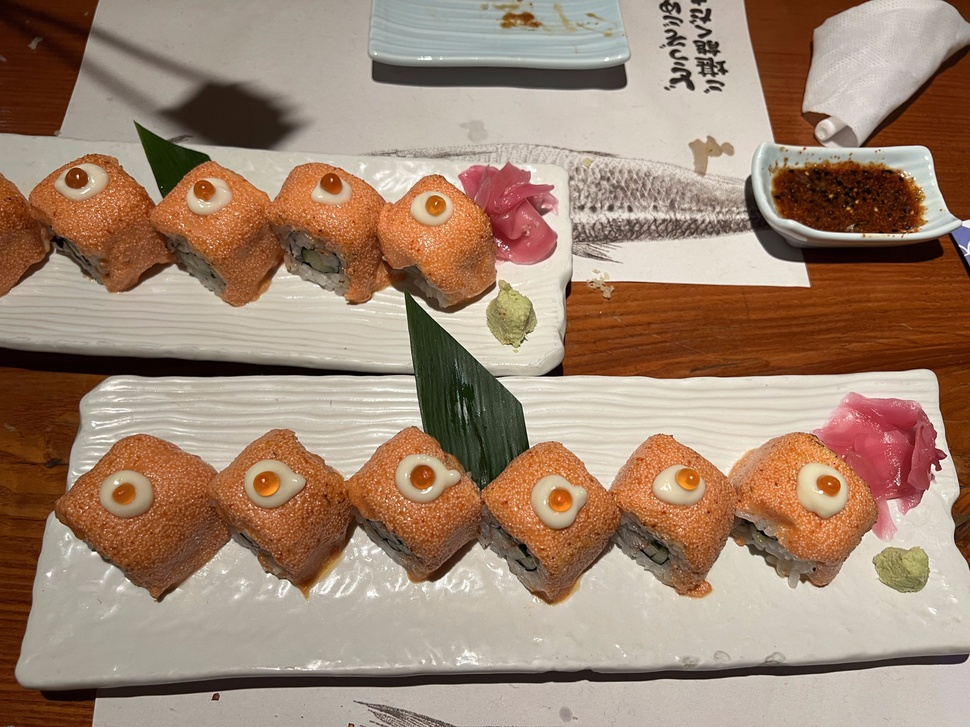
#> input picture image.jpg, 970 x 727 px, shrunk from 4032 x 3024 before the run
$ python pca.py
#> lines starting #> are read from the running program, lines starting #| are printed output that depends on the picture
#Have a .jpg file named "image" or edit line 8 for the appropriate file, in the same directory as this file.
import cv2
import numpy as np
import matplotlib.pyplot as plt
from sklearn.decomposition import PCA

#When image is read, it's in BGR form, convert it to RGB. Then print out the original image
img = cv2.cvtColor(cv2.imread("image.jpg"), cv2.COLOR_BGR2RGB)
print(img.shape)
#| (727, 970, 3)
plt.imshow(img)
plt.show()

#Splitting the 3D array into 3 2D arrays. Each 2D array stores rows x columns, entry is the value ranging from [0,255] of the color
r, g, b = cv2.split(img)
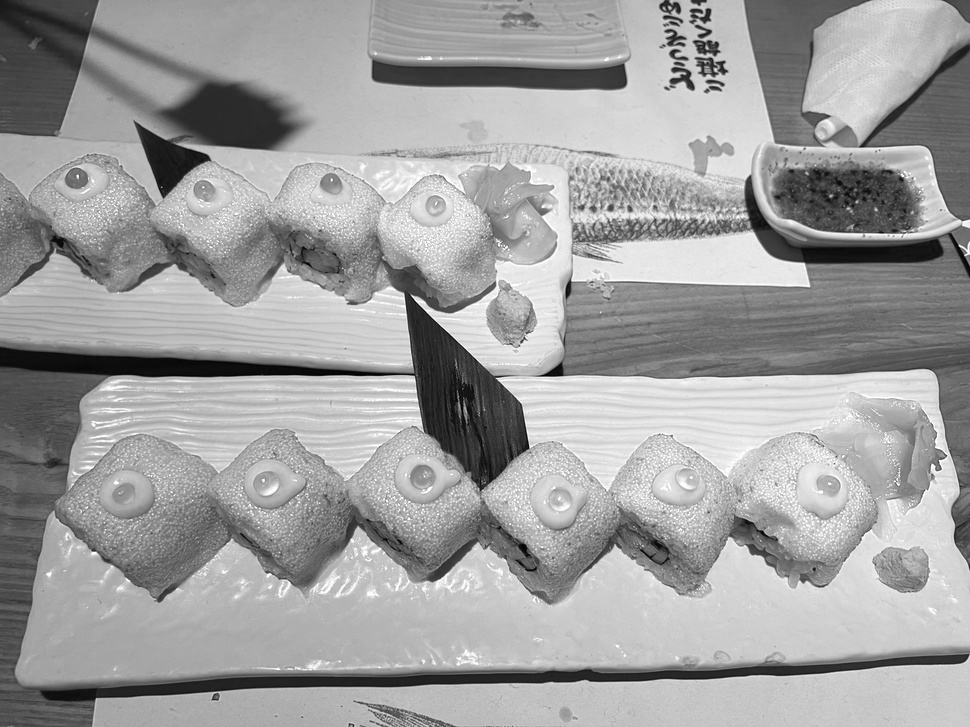
#> r: shape (727, 970); min 0, max 255, mean 159.2
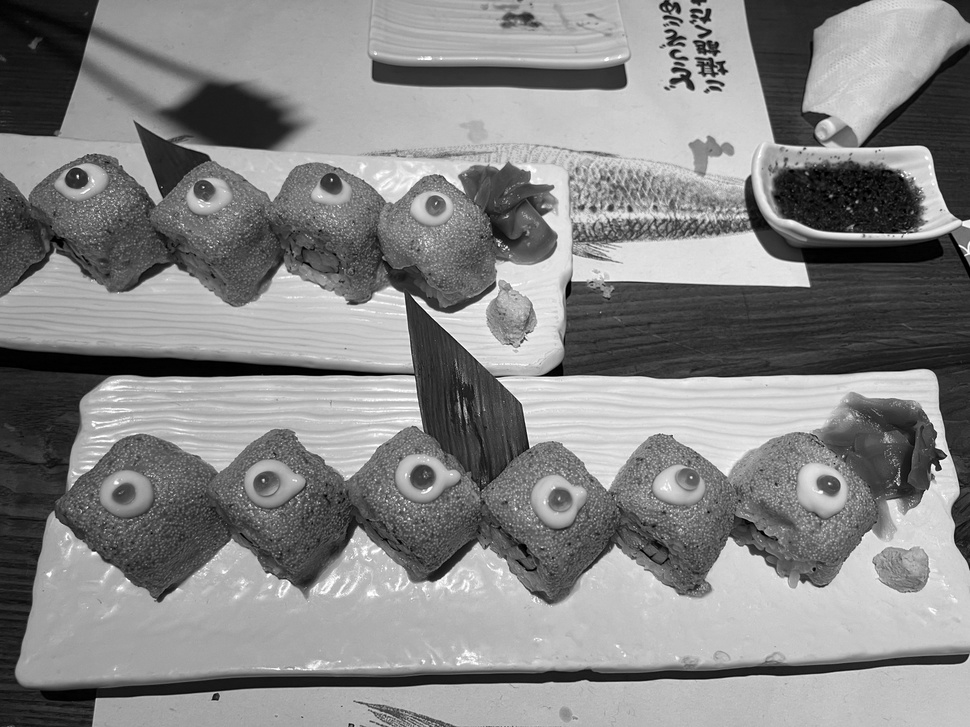
#> g: shape (727, 970); min 0, max 255, mean 133.1
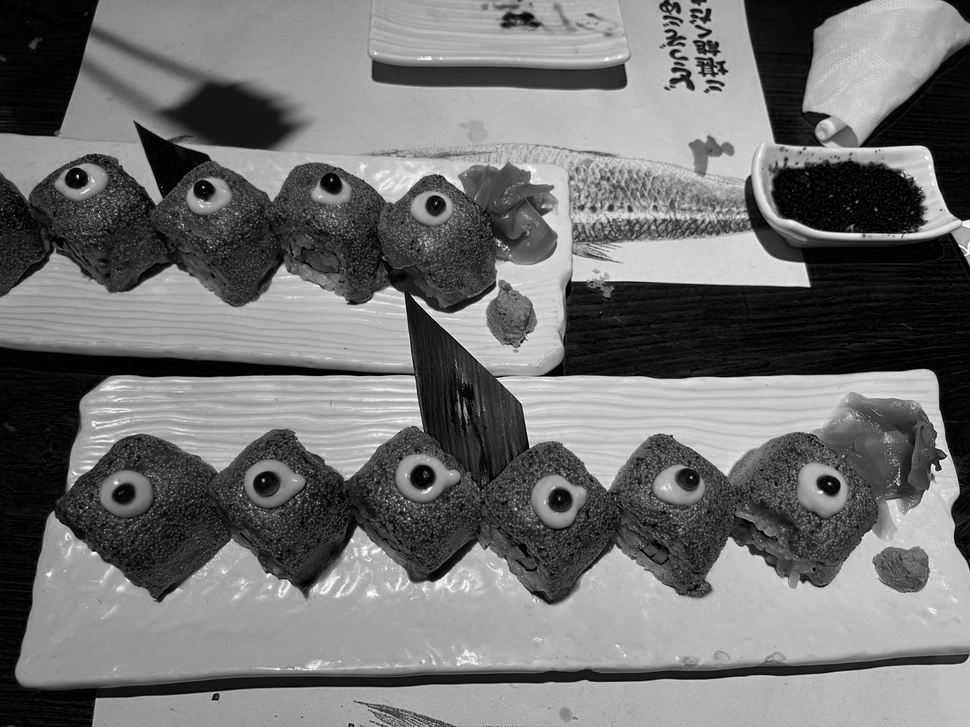
#> b: shape (727, 970); min 0, max 255, mean 113.1
#Normalize the data i.e each value is in range [0,1] required by PCA()
r, g, b = r / 255, g / 255, b / 255

#Choose the # of eigenvectors
pca_components = 300

#Performing PCA on the 3 arrays.
pca_r = PCA(n_components = pca_components)
reduced_r = pca_r.fit_transform(r)
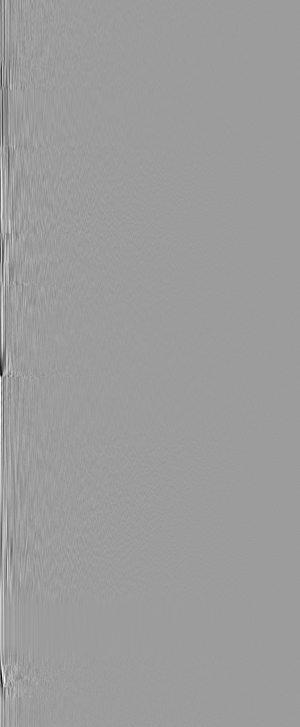
#> reduced_r: shape (727, 300) float64; min -9.27, max 5.82, mean 2.95e-17; drawn with min black and max white

pca_g = PCA(n_components = pca_components)
reduced_g = pca_g.fit_transform(g)
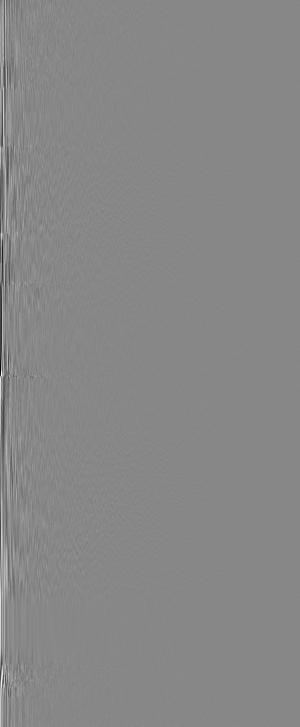
#> reduced_g: shape (727, 300) float64; min -9.37, max 8.25, mean 8.74e-17; drawn with min black and max white

pca_b = PCA(n_components = pca_components)
reduced_b = pca_b.fit_transform(b)

#Merge back the 3 arrays to produce the "reduced" image. However, the image is compressed, hence it doesn't look anywhere alike the original
image_reduced = (cv2.merge((reduced_r, reduced_g, reduced_b)))
image_reduced = np.clip(image_reduced, 0, 1)
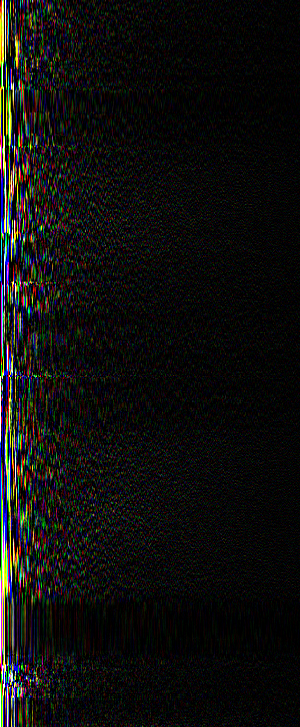
#> image_reduced: shape (727, 300, 3) float64; mean of channels 0, 1, 2 0.0568, 0.0617, 0.0629; drawn as B, G, R
#Showing the compressed image
plt.imshow(image_reduced)
plt.show()


#Reconstruct the reduced array back to the original dimension; however, only keeping the variance of the reduced array. Allow us to compare how much
#variance is lost between the original and the reduced image
reconstructed_r = pca_r.inverse_transform(reduced_r)
reconstructed_g = pca_g.inverse_transform(reduced_g)
reconstructed_b = pca_b.inverse_transform(reduced_b)

image_reconstructed = (cv2.merge((reconstructed_r,reconstructed_g,reconstructed_b)))
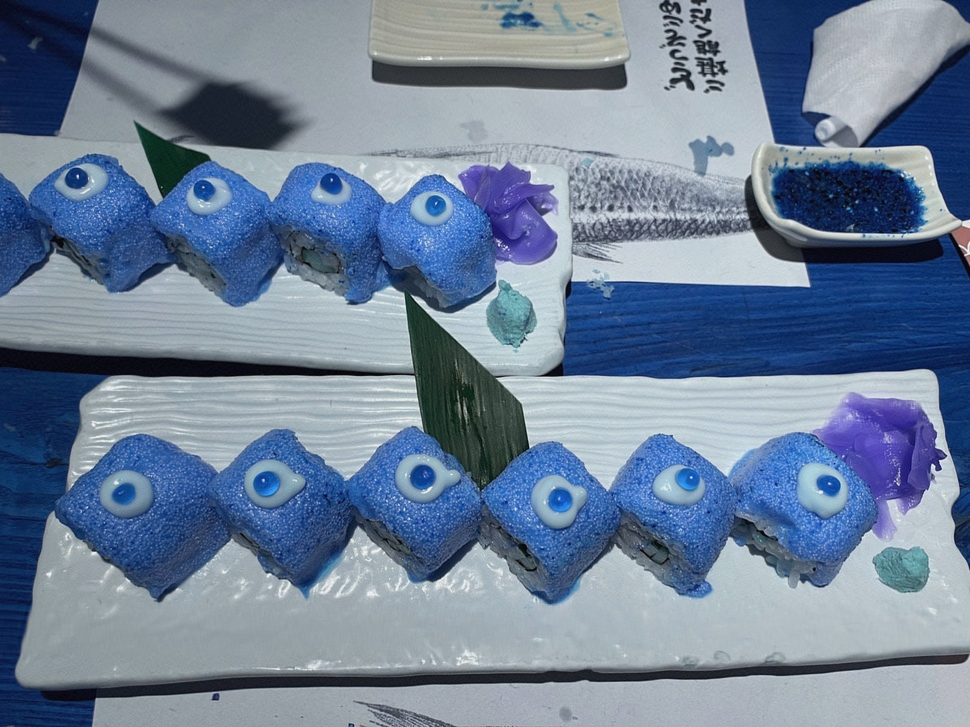
#> image_reconstructed: shape (727, 970, 3) float64; mean of channels 0, 1, 2 0.624, 0.522, 0.443; drawn with min black and max white
image_reconstructed = np.clip(image_reconstructed, 0, 1)
plt.imshow(image_reconstructed)
plt.show()

#Save the image to disk to compare it with different values of pca_components
image_reconstructed_uint8 = (image_reconstructed * 255).astype(np.uint8)
image_reconstructed_bgr = cv2.cvtColor(image_reconstructed_uint8, cv2.COLOR_RGB2BGR)

cv2.imwrite("imaged_reconstructed.jpg", image_reconstructed_bgr)
